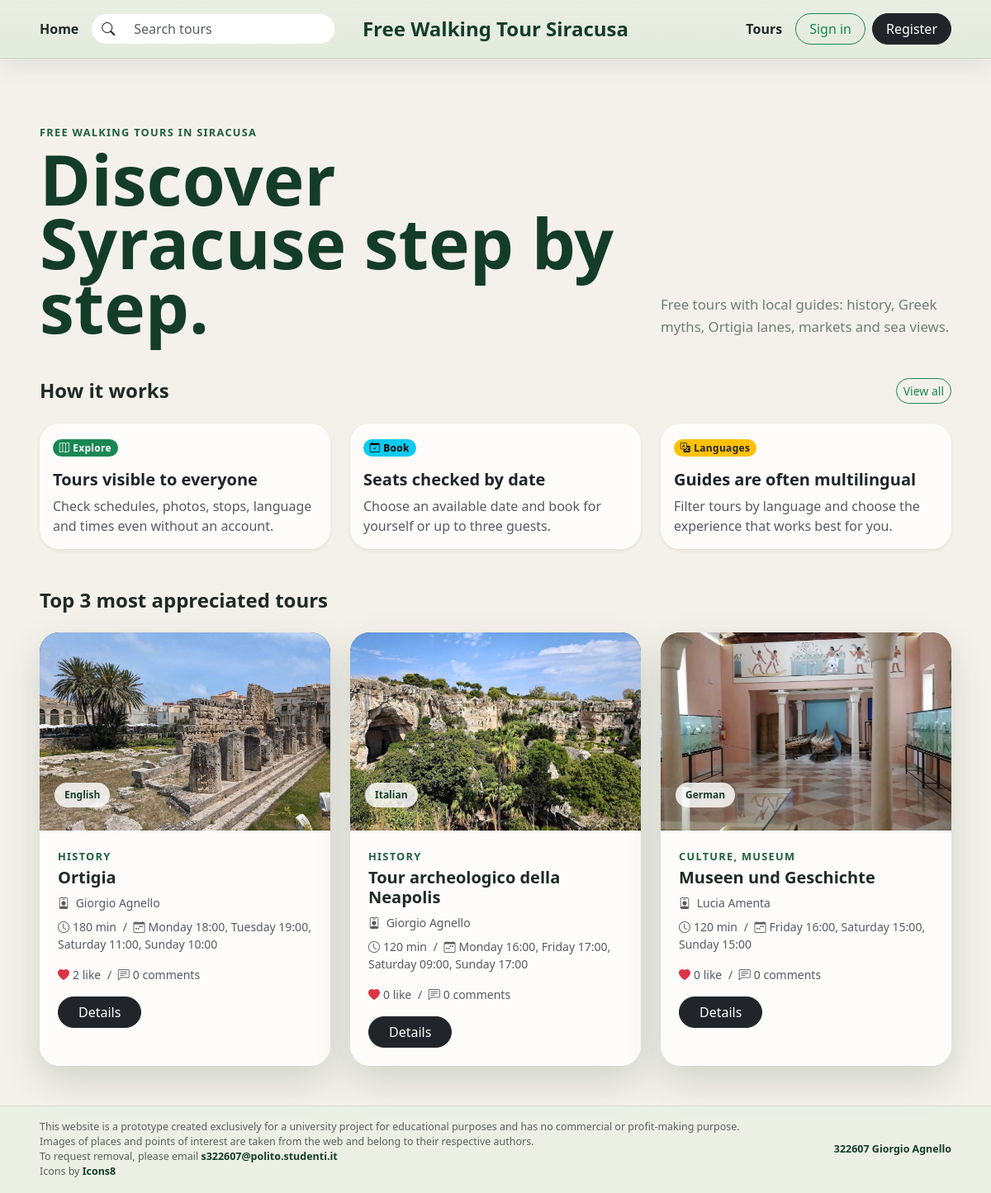
The page / on the database its author committed.
### tables this page shows
CREATE TABLE tour_photos (
    id INTEGER PRIMARY KEY AUTOINCREMENT,
    tour_id INTEGER NOT NULL,
    path TEXT NOT NULL,
    position INTEGER NOT NULL,
    FOREIGN KEY (tour_id) REFERENCES tours (id) ON DELETE CASCADE,
    UNIQUE (tour_id, position)
);

CREATE TABLE tours (
    id INTEGER PRIMARY KEY AUTOINCREMENT,
    guide_id INTEGER NOT NULL,
    title TEXT NOT NULL,
    theme TEXT NOT NULL,
    meeting_point TEXT NOT NULL,
    duration_mins INTEGER NOT NULL CHECK (duration_mins > 0),
    language TEXT NOT NULL,
    max_participants INTEGER NOT NULL CHECK (max_participants > 0),
    description TEXT NOT NULL,
    created_at TEXT NOT NULL DEFAULT CURRENT_TIMESTAMP,
    FOREIGN KEY (guide_id) REFERENCES users (id) ON DELETE CASCADE
);

CREATE TABLE "users" (
            id INTEGER PRIMARY KEY AUTOINCREMENT,
            first_name TEXT NOT NULL,
            last_name TEXT NOT NULL,
            email TEXT NOT NULL,
            password TEXT NOT NULL,
            role TEXT NOT NULL CHECK (role IN ('guide', 'participant')),
            languages TEXT,
            created_at TEXT NOT NULL DEFAULT CURRENT_TIMESTAMP,
            UNIQUE (email)
        );

### app.py (the view)
@app.route("/")
def index():
    conn = get_db_connection()
    tours = sorted(
        filtered_tours(conn, {}),
        key=lambda item: (item["like_count"], item["comment_count"], item["id"]),
        reverse=True,
    )[:3]
    conn.close()
    return render_template("index.html", tours=tours)

### app.py (called while the page is built)
@app.context_processor
def inject_constants():
    return {
        "LANGUAGES": LANGUAGES,
        "WEEKDAYS": WEEKDAYS,
        "WEEKDAY_NAMES": WEEKDAY_NAMES,
        "DURATION_FILTERS": DURATION_FILTERS,
        "MIN_TOUR_STOPS": MIN_TOUR_STOPS,
    }

def get_schedules(conn, tour_id):
    return conn.execute(
        "SELECT * FROM tour_schedule WHERE tour_id = ? ORDER BY weekday",
        (tour_id,),
    ).fetchall()

def format_schedule(schedules):
    return ", ".join(f"{WEEKDAY_NAMES[row['weekday']]} {row['start_time']}" for row in schedules)

def primary_photo(conn, tour_id):
    photo = conn.execute(
        "SELECT path FROM tour_photos WHERE tour_id = ? ORDER BY position LIMIT 1",
        (tour_id,),
    ).fetchone()
    return photo["path"] if photo else "/static/assets/img/favicon.png"

def tour_like_count(conn, tour_id):
    row = conn.execute(
        "SELECT COUNT(*) AS total FROM tour_likes WHERE tour_id = ?",
        (tour_id,),
    ).fetchone()
    return row["total"]

def tour_comment_count(conn, tour_id):
    row = conn.execute(
        "SELECT COUNT(*) AS total FROM comments WHERE tour_id = ?",
        (tour_id,),
    ).fetchone()
    return row["total"]

def current_user_liked(conn, tour_id):
    if not current_user.is_authenticated:
        return False
    row = conn.execute(
        "SELECT 1 FROM tour_likes WHERE tour_id = ? AND user_id = ?",
        (tour_id, current_user.id),
    ).fetchone()
    return row is not None

def tour_has_active_reservations(conn, tour_id):
    row = conn.execute(
        """
        SELECT COUNT(*) AS total
        FROM reservations
        WHERE tour_id = ? AND status = 'booked'
        """,
        (tour_id,),
    ).fetchone()
    return row["total"] > 0

def enrich_tour(conn, row, selected_date=None):
    tour = dict(row)
    tour["schedule"] = get_schedules(conn, tour["id"])
    tour["schedule_label"] = format_schedule(tour["schedule"])
    tour["primary_photo"] = primary_photo(conn, tour["id"])
    tour["can_edit"] = not tour_has_active_reservations(conn, tour["id"])
    tour["like_count"] = tour_like_count(conn, tour["id"])
    tour["comment_count"] = tour_comment_count(conn, tour["id"])
    tour["is_liked"] = current_user_liked(conn, tour["id"])
    if selected_date:
        schedule = get_schedule_for_date(conn, tour["id"], selected_date)
        tour["selected_seats_left"] = available_places(conn, tour, selected_date) if schedule else None
    return tour

### templates/index.html
{% extends 'base.html' %}
{% block content %}
<main class="container-fluid px-3 px-lg-5 py-4 py-lg-5">
  <section class="homepage-intro mb-4 mb-lg-5">
    <div class="row align-items-end g-4">
      <div class="col-lg-8">
        <p class="section-label mb-2">Free walking tours in Siracusa</p>
        <h1 class="homepage-title mb-0">Discover Syracuse step by step.</h1>
      </div>
      <div class="col-lg-4">
        <p class="homepage-text mb-0">
          Free tours with local guides: history, Greek myths, Ortigia lanes,
          markets and sea views.
        </p>
      </div>
    </div>
  </section>
  <section class="home-highlights mb-4 mb-lg-5" aria-labelledby="highlights-title">
    <div class="d-flex justify-content-between align-items-center mb-3 mb-lg-4">
      <h2 id="highlights-title" class="h4 fw-bold mb-0">How it works</h2>
      <a class="btn btn-sm btn-outline-success rounded-pill" href="{{ url_for('tours') }}">View all</a>
    </div>
    <div class="row row-cols-1 row-cols-md-3 g-3 g-lg-4">
      <div class="col">
        <article class="card h-100 border-0 shadow-sm">
          <div class="card-body">
            <span class="badge rounded-pill text-bg-success mb-3"><i class="bi bi-map me-1"></i>Explore</span>
            <h3 class="h5 fw-bold">Tours visible to everyone</h3>
            <p class="text-body-secondary mb-0">Check schedules, photos, stops, language and times even without an account.</p>
          </div>
        </article>
      </div>
      <div class="col">
        <article class="card h-100 border-0 shadow-sm">
          <div class="card-body">
            <span class="badge rounded-pill text-bg-info mb-3"><i class="bi bi-calendar-check me-1"></i>Book</span>
            <h3 class="h5 fw-bold">Seats checked by date</h3>
            <p class="text-body-secondary mb-0">Choose an available date and book for yourself or up to three guests.</p>
          </div>
        </article>
      </div>
      <div class="col">
        <article class="card h-100 border-0 shadow-sm">
          <div class="card-body">
            <span class="badge rounded-pill text-bg-warning text-dark mb-3"><i class="bi bi-translate me-1"></i>Languages</span>
            <h3 class="h5 fw-bold">Guides are often multilingual</h3>
            <p class="text-body-secondary mb-0">Filter tours by language and choose the experience that works best for you.</p>
          </div>
        </article>
      </div>
    </div>
  </section>
  <section aria-labelledby="tours-title">
    <div class="d-flex justify-content-between align-items-center mb-3 mb-lg-4">
      <h2 id="tours-title" class="h4 fw-bold mb-0">Top 3 most appreciated tours</h2>
    </div>
    <div class="row g-3 g-lg-4">
      {% for tour in tours %}
        <div class="col-12 col-md-6 col-xl-4">
          <article class="tour-preview-card">
            <a href="{{ url_for('tour_detail', id=tour.id) }}" class="tour-preview-media">
              <img src="{{ tour.primary_photo }}" alt="{{ tour.title }}">
              <span class="category-badge">{{ tour.language }}</span>
            </a>
            <div class="tour-preview-body">
              <p class="section-label mb-1">{{ tour.theme }}</p>
              <h3 class="h5 fw-bold mb-2">{{ tour.title }}</h3>
              <p class="small text-muted mb-2">
                <i class="bi bi-person-badge me-1"></i>
                {{ tour.guide_first_name }} {{ tour.guide_last_name }}
              </p>
              <p class="small text-muted mb-3">
                <i class="bi bi-clock me-1"></i>{{ tour.duration_mins }} min
                <span class="mx-1">/</span>
                <i class="bi bi-calendar-week me-1"></i>{{ tour.schedule_label }}
              </p>
              <p class="small text-muted mb-3">
                <i class="bi bi-heart-fill text-danger me-1"></i>{{ tour.like_count }} like
                <span class="mx-1">/</span>
                <i class="bi bi-chat-left-text me-1"></i>{{ tour.comment_count }} comments
              </p>
              <a class="btn btn-dark rounded-pill px-4" href="{{ url_for('tour_detail', id=tour.id) }}">Details</a>
            </div>
          </article>
        </div>
      {% else %}
        <div class="col">
          <p class="text-muted">No tours available right now.</p>
        </div>
      {% endfor %}
    </div>
  </section>
</main>
{% endblock %}

### templates/base.html (shortened to what this page needs)
<!doctype html>
<html lang="en">
  <head>
    <link href="https://cdn.jsdelivr.net/npm/bootstrap@5.3.3/dist/css/bootstrap.min.css" rel="stylesheet">
    <link href="https://cdn.jsdelivr.net/npm/bootstrap-icons@1.11.3/font/bootstrap-icons.css" rel="stylesheet">
    <link href="{{ url_for('static', filename='assets/css/style.css') }}" rel="stylesheet">
  </head>
  <body>
    <header class="site-header sticky-top">
      <nav class="navbar navbar-expand-lg py-3">
        <div class="container-fluid px-3 px-lg-5">
          <div class="navbar-desktop d-none d-lg-grid align-items-center">
            <div class="nav-left d-flex align-items-center gap-3">
              <a class="nav-link" href="{{ url_for('index') }}">Home</a>
              <form class="search-box m-0" role="search" action="{{ url_for('tours') }}" method="get">
                <div class="input-group rounded-pill overflow-hidden">
                  <span class="input-group-text"><i class="bi bi-search"></i></span>
                  <input class="form-control" name="q" type="search" placeholder="Search tours" aria-label="Search tours">
                </div>
              </form>
            </div>
            <a class="site-brand m-0" href="{{ url_for('index') }}">Free Walking Tour Siracusa</a>
            <div class="nav-right d-flex align-items-center justify-content-end gap-3">
              <a class="nav-link" href="{{ url_for('tours') }}">Tours</a>
              {% if current_user.is_authenticated %}
                <div class="dropdown user-dropdown">
                  <button class="user-initials" type="button" data-bs-toggle="dropdown" aria-expanded="false" aria-label="Profile">
                    {{ current_user.first_name[:1] }}{{ current_user.last_name[:1] }}
                  </button>
                  <ul class="dropdown-menu dropdown-menu-end mt-2">
                    <li>
                      <span class="dropdown-item-text fw-bold">
                        {{ current_user.first_name }}
                        {% if current_user.role == 'guide' %}
                          <span class="badge text-bg-success ms-1">Guide</span>
                        {% else %}
                          <span class="badge text-bg-info ms-1">Participant</span>
                        {% endif %}
                      </span>
                    </li>
                    <li><hr class="dropdown-divider"></li>
                    <li><a class="dropdown-item" href="{{ url_for('profile') }}">Profile</a></li>
                    {% if current_user.role == 'guide' %}
                      <li><a class="dropdown-item" href="{{ url_for('create_tour') }}">Plan tour</a></li>
                    {% endif %}
                    <li><a class="dropdown-item text-danger" href="{{ url_for('logout') }}">Log out</a></li>
                  </ul>
                </div>
              {% else %}
                <div class="auth-actions d-flex align-items-center gap-2">
                  <a class="btn btn-outline-success rounded-pill px-3" href="{{ url_for('login') }}">Sign in</a>
                  <a class="btn btn-dark rounded-pill px-3" href="{{ url_for('register') }}">Register</a>
                </div>
              {% endif %}
            </div>
          </div>
        </div>
      </nav>
    </header>
    {% block content %}{% endblock %}
    <footer class="site-footer">
      <div class="container-fluid px-3 px-lg-5 py-3">
        <div class="footer-content">
          <div class="footer-disclaimer">
            <p class="mb-0">This website is a prototype created exclusively for a university project for educational purposes and has no commercial or profit-making purpose.</p>
            <p class="mb-0">Images of places and points of interest are taken from the web and belong to their respective authors.</p>
            <p class="mb-0">To request removal, please email <a href="mailto:s322607@polito.studenti.it" target="_blank" rel="noopener noreferrer">s322607@polito.studenti.it</a></p>
            <p class="mb-0">Icons by <a href="https://icons8.com/" target="_blank" rel="noopener noreferrer">Icons8</a></p>
          </div>
          <p class="footer-owner mb-0"><a href="https://www.linkedin.com/in/giorgioagnello/" target="_blank" rel="noopener noreferrer">322607 Giorgio Agnello</a></p>
        </div>
      </div>
    </footer>
  </body>
</html>

### static/assets/css/style.css (style rules this page uses)
:root { --brand-green: #1f5f3b; --brand-green-dark: #143d29; --page-bg: #f4f1ea; --surface: #ffffff; --text-main: #1f2a24; --soft-shadow: 0 18px 45px rgba(20, 61, 41, 0.16); }
body { display: flex; flex-direction: column; min-height: 100vh; background-color: var(--page-bg); color: var(--text-main); font-family: system-ui, -apple-system, BlinkMacSystemFont, "Segoe UI", sans-serif; }
a { text-decoration: none; }
.site-header .navbar { background: linear-gradient(180deg, rgba(232, 238, 226, 0.98), rgba(226, 234, 219, 0.94)); backdrop-filter: blur(18px); border-bottom: 1px solid rgba(31, 95, 59, 0.16); box-shadow: 0 12px 28px rgba(20, 61, 41, 0.08); }
.site-brand { color: var(--brand-green-dark); font-size: clamp(1.1rem, 2vw, 1.55rem); font-weight: 850; letter-spacing: 0; text-align: center; line-height: 1.1; }
.nav-link { color: var(--text-main); font-weight: 600; }
.search-box { max-width: 320px; width: 100%; }
.search-box .form-control, .search-box .input-group-text { border: 0; background-color: var(--surface); }
.navbar-desktop { width: 100%; display: grid; grid-template-columns: minmax(320px, 1fr) auto minmax(320px, 1fr); align-items: center; column-gap: 24px; }
.nav-left { justify-self: start; }
.nav-right { justify-self: end; }
.homepage-intro { padding-top: 24px; }
.section-label { color: var(--brand-green); font-size: 0.8rem; font-weight: 800; letter-spacing: 0.08rem; text-transform: uppercase; }
.homepage-title { max-width: 760px; font-size: clamp(2.6rem, 7vw, 5.8rem); font-weight: 850; line-height: 0.92; letter-spacing: 0; color: var(--brand-green-dark); }
.homepage-text { max-width: 460px; color: #6f7c73; font-size: 1.05rem; line-height: 1.6; }
.home-highlights .card { border-radius: 24px; background: rgba(255, 255, 255, 0.8); overflow: hidden; transition: transform 180ms ease, box-shadow 180ms ease; }
.home-highlights .badge { letter-spacing: 0.02rem; }
.category-badge { display: inline-block; margin-bottom: 10px; padding: 6px 12px; border-radius: 999px; color: var(--brand-green-dark); background-color: rgba(255, 255, 255, 0.82); font-size: 0.75rem; font-weight: 700; }
.tour-preview-card { height: 100%; overflow: hidden; border-radius: 24px; background: rgba(255, 255, 255, 0.82); box-shadow: var(--soft-shadow); }
.tour-preview-media { position: relative; display: block; height: 240px; overflow: hidden; background: var(--brand-green-dark); }
.tour-preview-media img { width: 100%; height: 100%; object-fit: cover; transition: transform 260ms ease; }
.tour-preview-media .category-badge { position: absolute; left: 18px; bottom: 18px; z-index: 2; }
.tour-preview-body { padding: 22px; }
.site-footer { margin-top: auto; color: rgba(31, 42, 36, 0.72); border-top: 1px solid rgba(31, 95, 59, 0.12); background: rgba(232, 238, 226, 0.64); font-size: 0.78rem; }
.site-footer a { color: var(--brand-green-dark); font-weight: 700; }
.footer-content { display: flex; align-items: flex-start; justify-content: space-between; gap: 24px; }
.footer-disclaimer { max-width: 920px; line-height: 1.45; }
.footer-owner { align-self: center; flex-shrink: 0; color: var(--brand-green-dark); font-weight: 700; text-align: right; }

### rows shown on the page
tour_photos: primary_photo (picture)
tours: language "English", theme "HISTORY", title "Ortigia"
users: guide_first_name "Giorgio" "Giorgio", guide_last_name "Agnello" "Agnello"
tour_photos: primary_photo (picture)
tours: language "Italian", theme "HISTORY", title "Tour archeologico della Neapolis"
tour_photos: primary_photo (picture)
tours: language "German", theme "CULTURE, MUSEUM", title "Museen und Geschichte"
users: guide_first_name "Lucia", guide_last_name "Amenta"

### other values the page prints
{{ tour.duration_mins }} "180" "120" "120"
{{ tour.schedule_label }} "Monday 18:00, Tuesday 19:00, Saturday 11:00, Sunday 10:00" "Monday 16:00, Friday 17:00, Saturday 09:00, Sunday 17:00" "Friday 16:00, Saturday 15:00, Sunday 15:00"
{{ tour.like_count }} "2" "0" "0"
{{ tour.comment_count }} "0" "0" "0"
